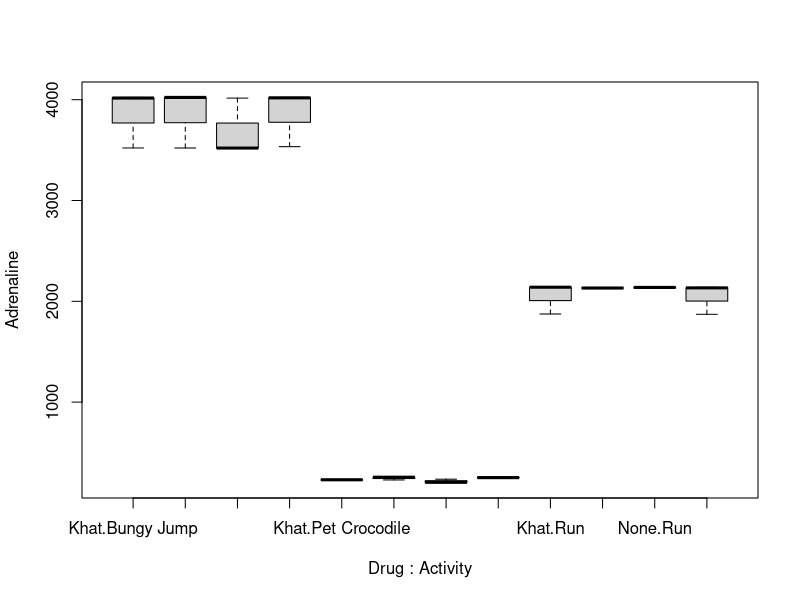
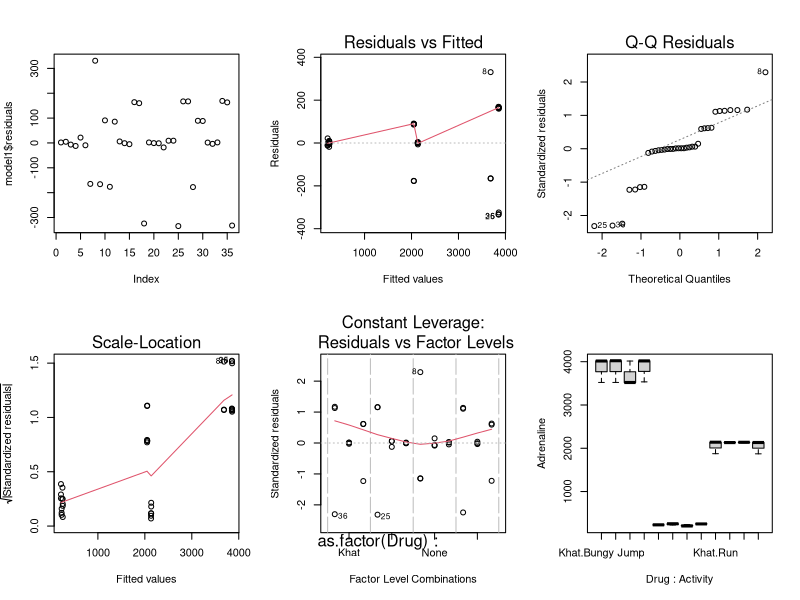
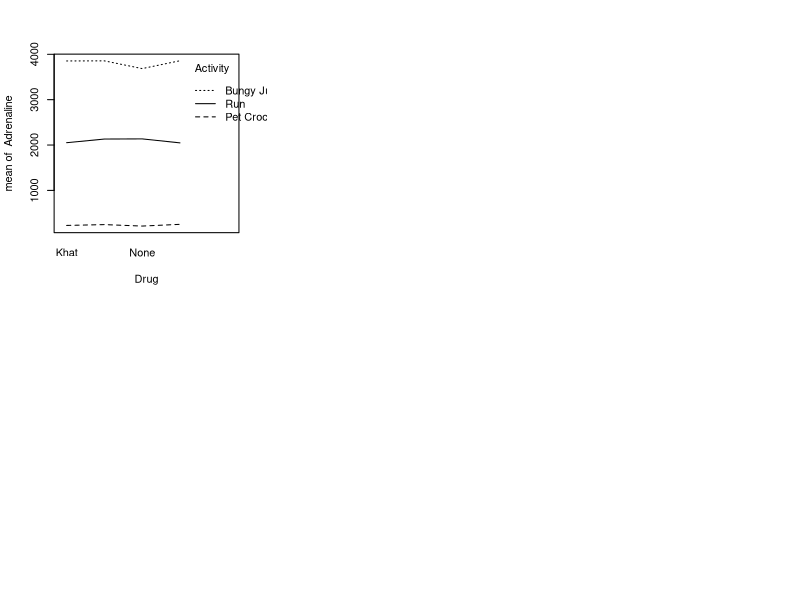
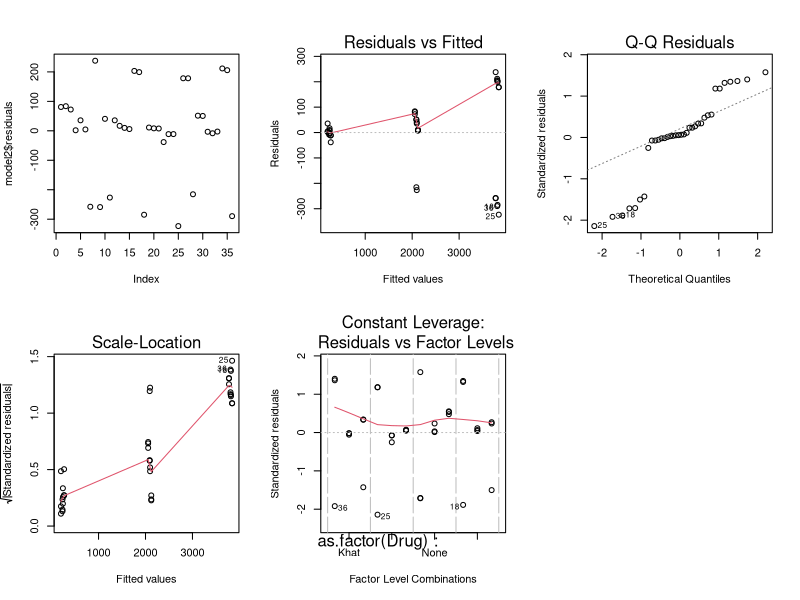

These figures' R source, in order:
## ---- chunk 1
knitr::opts_chunk$set(echo = TRUE)
## ---- chunk 2
adrenaline <- read.csv("project_data.csv")
model1 <- aov(Adrenaline ~ as.factor(Drug)*as.factor(Activity), data = adrenaline)
summary(model1)
model.tables(model1)
TukeyHSD(model1)
## ---- chunk 3
boxplot(Adrenaline ~ Drug + Activity, data = adrenaline)
par(mfrow = c(2, 3))
plot(model1$residuals)
plot(model1)
## ---- chunk 4
model2 <- aov(Adrenaline ~ as.factor(Drug) + as.factor(Activity), data = adrenaline)
summary(model2)
model.tables(model2)
TukeyHSD(model2)
## ---- chunk 5
boxplot(Adrenaline ~ Drug + Activity, data = adrenaline)
with(adrenaline, interaction.plot(Drug, Activity, response = Adrenaline))
par(mfrow = c(2, 3))
plot(model2$residuals)
plot(model2)
